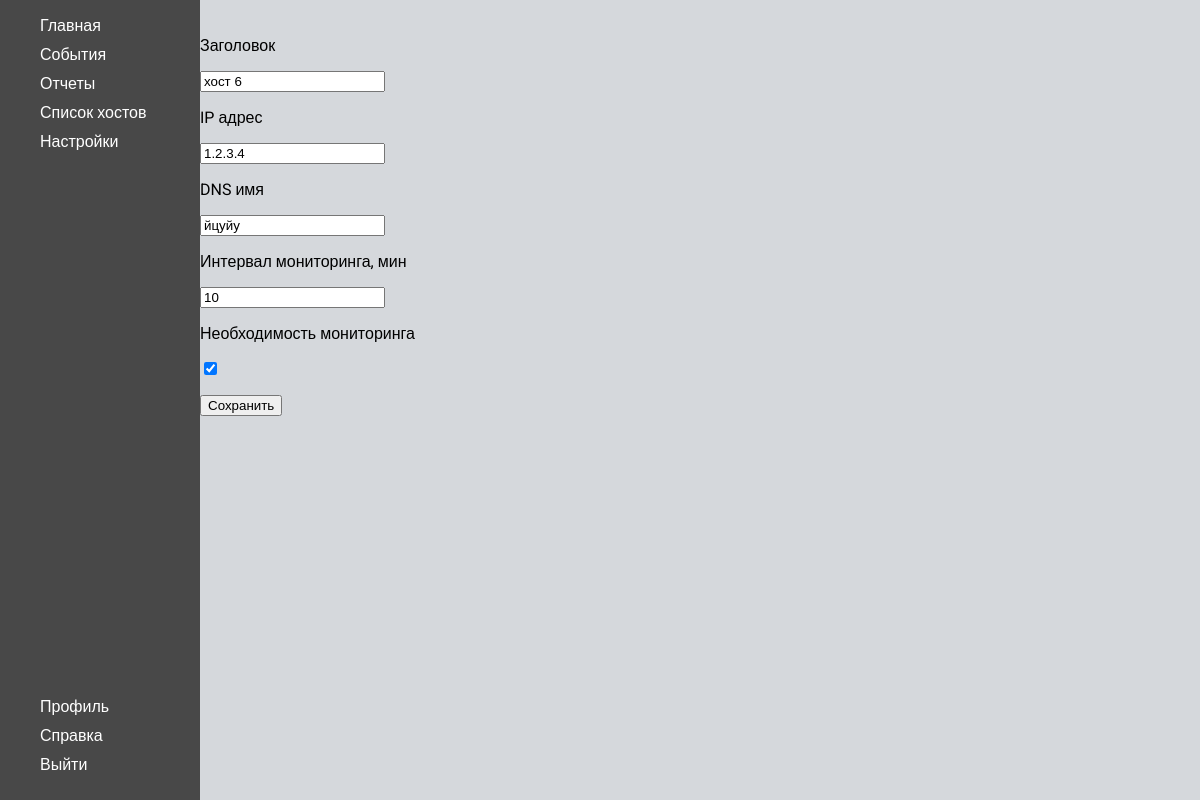
The page /edit_host/6 on the database its author committed.
### monitor/models.py (models this page shows)
class Host(models.Model):
    title = models.CharField(max_length=500)
    ip_addr = models.GenericIPAddressField(protocol='IPv4')
    dns_name = models.CharField(max_length=200)
    created_at = models.DateTimeField(auto_now_add=True)
    time_interval = models.IntegerField()
    is_active = models.BooleanField(default=False)

### monitor/views.py (the view)
# urls.py: path('edit_host/<int:pk>', HostEdit.as_view(), name='edit_host'),
class HostEdit(UpdateView):
    template_name = 'monitor/edit_host.html'
    model = Host
    form_class = HostEditForm
    success_url = reverse_lazy('host_list')
    def get_context_data(self, *, object_list=None, **kwargs):
        context = super().get_context_data(**kwargs)
        context['menu'] = home_menu
        context['title'] = 'Редактирование хоста'
        return context

### monitor/forms.py
class HostEditForm(forms.ModelForm):
    class Meta:
        model = Host
        fields = ('title', 'ip_addr', 'dns_name', 'time_interval', 'is_active')
        widgets = {
            'title': forms.TextInput(attrs={'placeholder': 'Заголовок'}),
            'ip_addr': forms.TextInput(attrs={'placeholder': 'IP'}),
            'dns_name': forms.TextInput(attrs={'placeholder': 'DNS имя'}),
            'time_interval': forms.NumberInput(attrs={'placeholder': 'Интервал'})
            }
        labels = {
            'title': 'Заголовок',
            'ip_addr': 'IP адрес',
            'dns_name': 'DNS имя',
            'time_interval': 'Интервал мониторинга, мин',
            'is_active': 'Необходимость мониторинга'
        }

### monitor/templates/monitor/edit_host.html (shortened to what this page needs)
{% extends 'monitor/home_base.html' %}
{% load static %}
{% block rightbar %}
    <form action="" method="post">
        {% for f in form %}
            <p>{{ f.label }}</p>
            <p>{{ f }}</p>
        {% endfor %}
        <button>Сохранить</button>
    </form>
{% endblock %}

### monitor/static/monitor/css/style.css (style rules this page uses)
html { font-family: 'Roboto', sans-serif; }
body { margin: 0; }

### rows shown on the page
Host: form "хост 6" "1.2.3.4" "йцуйу" "10" "☑"

### other values the page prints
{{ item }} "Главная" "События" "Отчеты" "Список хостов" "Настройки"
{{ item }} "Профиль" "Справка" "Выйти"
{{ f.label }} "Заголовок" "IP адрес" "DNS имя" "Интервал мониторинга, мин" "Необходимость мониторинга"
